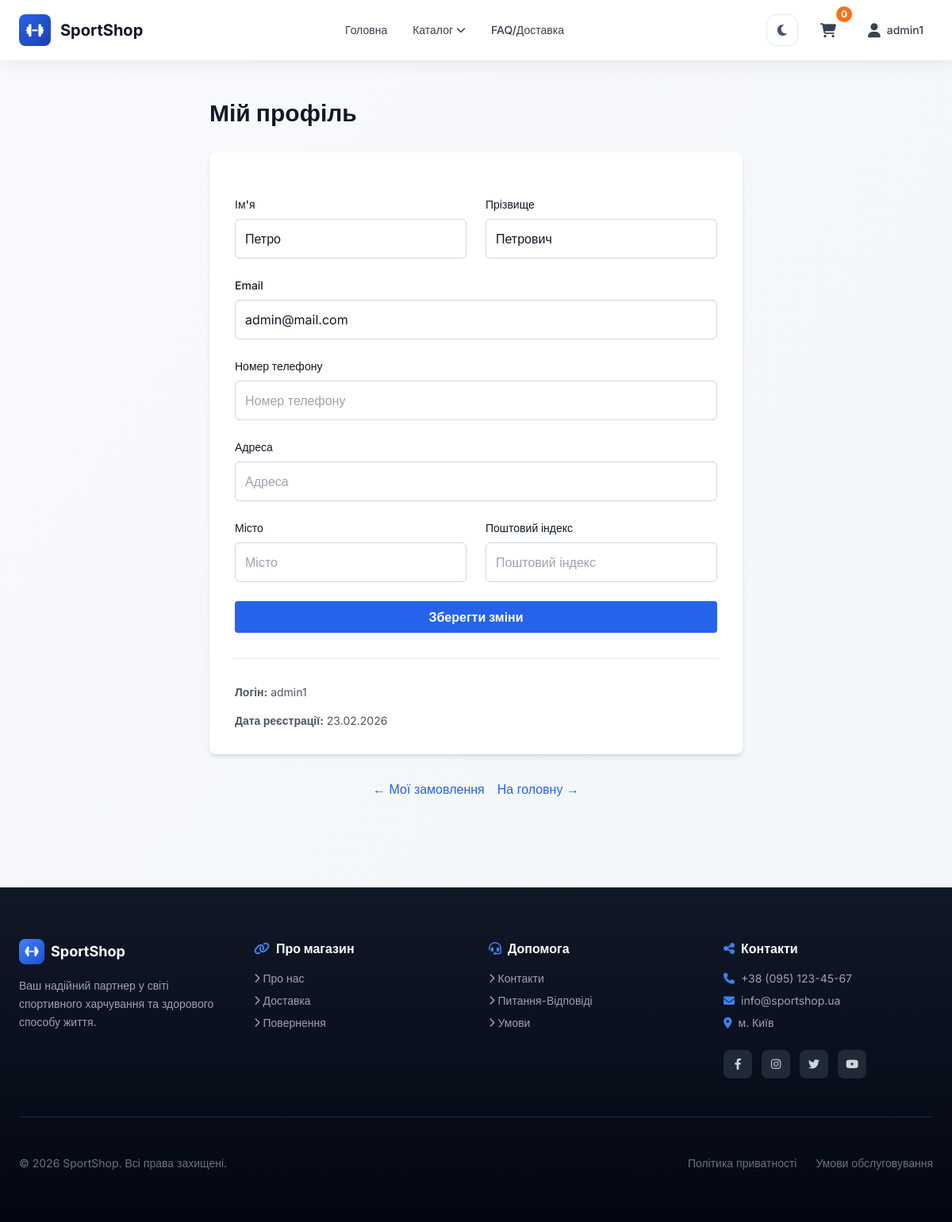
/profile/ (signed in), run on an earlier commit of the app's database.
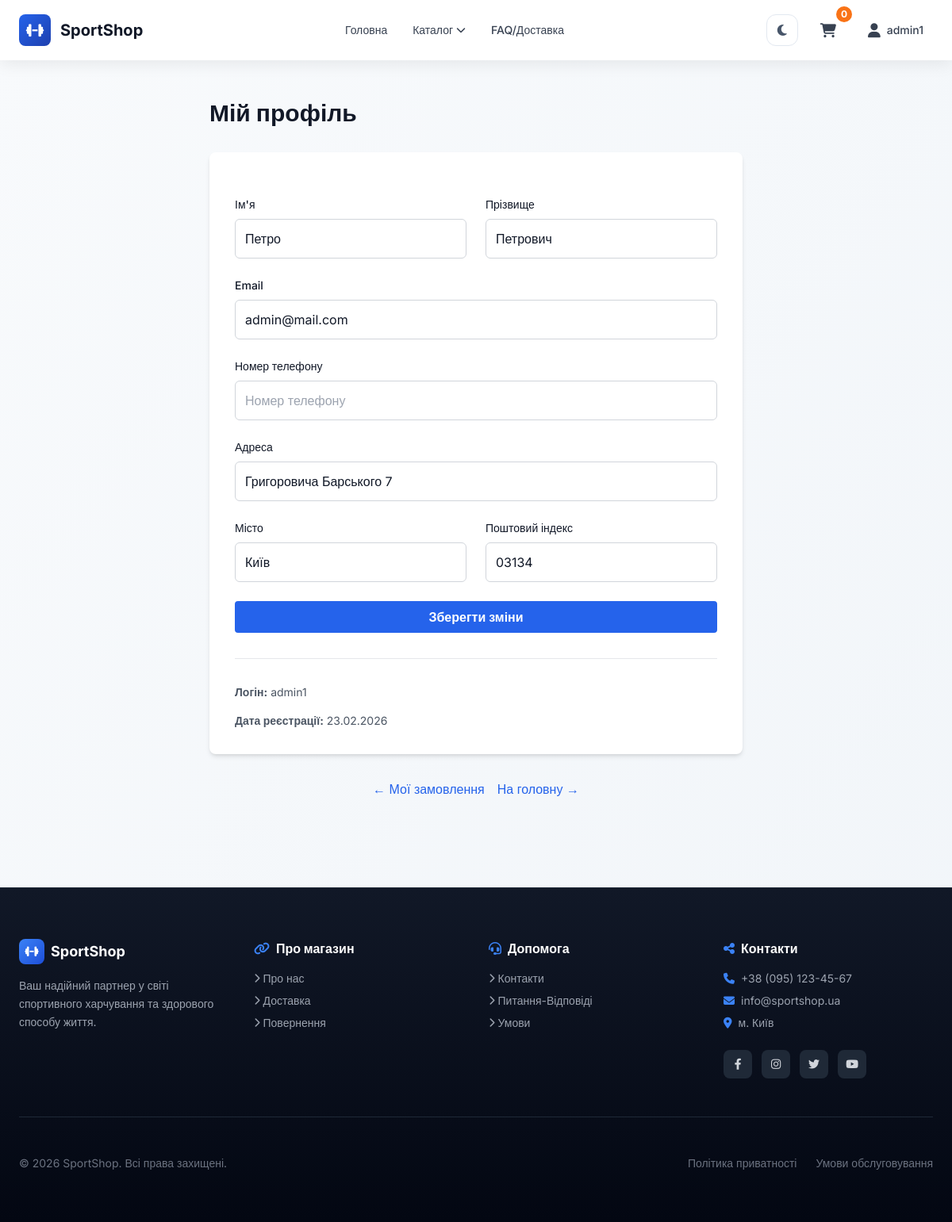
And on a later commit of the database.
### shop/models.py (models this page shows, shortened)
class Customer(models.Model):
    username = models.CharField(max_length=150, unique=True)
    email = models.EmailField(unique=True)
    password = models.CharField(max_length=255)
    first_name = models.CharField(max_length=100, blank=True)
    last_name = models.CharField(max_length=100, blank=True)
    phone = models.CharField(max_length=20, blank=True)
    address = models.CharField(max_length=255, blank=True)
    city = models.CharField(max_length=100, blank=True)
    postal_code = models.CharField(max_length=20, blank=True)
    created_at = models.DateTimeField(auto_now_add=True)
    updated_at = models.DateTimeField(auto_now=True)
    is_active = models.BooleanField(default=True)

### shop/views.py (the view)
# urls.py: path('profile/', views.profile, name='profile'),
def profile(request):
    customer_id = request.session.get('customer_id')
    if not customer_id:
        return redirect('shop:login')
    try:
        customer = Customer.objects.get(id=customer_id)
    except Customer.DoesNotExist:
        return redirect('shop:login')
    if request.method == 'POST':
        form = ProfileForm(request.POST, instance=customer)
        if form.is_valid():
            form.save()
            return render(request, 'shop/profile.html', {
                'form': form,
                'customer': customer,
                'success': 'Профіль успішно оновлений!'
            })
    else:
        form = ProfileForm(instance=customer)
    return render(request, 'shop/profile.html', {
        'form': form,
        'customer': customer
    })

### shop/context_processors.py (called while the page is built)
def cart_count(request):
    cart = request.session.get('cart', {})
    total_count = 0
    for quantity in cart.values():
        try:
            total_count += int(quantity)
        except (TypeError, ValueError):
            continue
    return {'cart_count': total_count}

def global_categories(request):
    categories = Category.objects.filter(parent__isnull=True).prefetch_related('subcategories')
    return {'parent_categories': categories}

def get_catalog_url(request):
    filters = request.session.get('catalog_filters', {})
    url = reverse('shop:catalog')
    if filters:
        url += '?' + urlencode(filters)
    return {'get_catalog_url': url}

### shop/templates/shop/profile.html (shortened to what this page needs)
{% extends 'shop/base.html' %}
{% load static %}
{% block content %}
<div class="profile-page max-w-2xl mx-auto">
    <h1 class="text-3xl font-bold mb-8">Мій профіль</h1>
    <div class="bg-white rounded-lg shadow-md p-8">
        <form method="POST" class="space-y-6">
            <div class="grid grid-cols-1 md:grid-cols-2 gap-6">
                <div>
                    <label for="{{ form.first_name.id_for_label }}" class="block text-sm font-medium mb-2">Ім'я</label>
                    {{ form.first_name }}
                </div>
                <div>
                    <label for="{{ form.last_name.id_for_label }}" class="block text-sm font-medium mb-2">Прізвище</label>
                    {{ form.last_name }}
                </div>
            </div>
            <div>
                <label for="{{ form.email.id_for_label }}" class="block text-sm font-medium mb-2">Email</label>
                {{ form.email }}
            </div>
            <div>
                <label for="{{ form.phone.id_for_label }}" class="block text-sm font-medium mb-2">Номер телефону</label>
                {{ form.phone }}
            </div>
            <div>
                <label for="{{ form.address.id_for_label }}" class="block text-sm font-medium mb-2">Адреса</label>
                {{ form.address }}
            </div>
            <div class="grid grid-cols-1 md:grid-cols-2 gap-6">
                <div>
                    <label for="{{ form.city.id_for_label }}" class="block text-sm font-medium mb-2">Місто</label>
                    {{ form.city }}
                </div>
                <div>
                    <label for="{{ form.postal_code.id_for_label }}" class="block text-sm font-medium mb-2">Поштовий індекс</label>
                    {{ form.postal_code }}
                </div>
            </div>
            <button type="submit" class="w-full bg-blue-600 text-white font-semibold py-2 rounded hover:bg-blue-700 transition">
                Зберегти зміни
            </button>
        </form>
        <div class="mt-8 pt-8 border-t">
            <p class="text-gray-600 text-sm mb-4">
                <strong>Логін:</strong> {{ customer.username }}
            </p>
            <p class="text-gray-600 text-sm">
                <strong>Дата реєстрації:</strong> {{ customer.created_at|date:"d.m.Y" }}
            </p>
        </div>
    </div>
    <div class="mt-8 flex gap-4 justify-center">
        <a href="{% url 'shop:orders' %}" class="text-blue-600 hover:underline">← Мої замовлення</a>
        <a href="{% url 'shop:home' %}" class="text-blue-600 hover:underline">На головну →</a>
    </div>
</div>
{% endblock %}

### shop/templates/shop/base.html (shortened to what this page needs)
{% load static %}
<!DOCTYPE html>
<html lang="uk">
<head>
    <script src="https://cdn.tailwindcss.com"></script>
    <link rel="stylesheet" href="https://cdnjs.cloudflare.com/ajax/libs/font-awesome/6.4.0/css/all.min.css">
    <link rel="stylesheet" href="{% static 'shop/style.css' %}">
</head>
<body class="min-h-screen flex flex-col bg-gradient-to-br from-slate-50 to-slate-100 text-gray-900">
<header class="bg-white header-shadow sticky top-0 z-30 transition-shadow">
    <div class="max-w-7xl mx-auto px-4 sm:px-6 py-3 sm:py-4 flex justify-between items-center">
        <a href="{% url 'shop:home' %}" class="flex items-center gap-3 group">
            <div class="w-10 h-10 bg-gradient-to-br from-blue-600 to-blue-800 rounded-lg flex items-center justify-center text-white font-bold text-lg group-hover:shadow-lg transition-shadow">
                <i class="fas fa-dumbbell"></i>
            </div>
            <span class="text-xl font-bold text-gray-900 hidden sm:inline group-hover:text-blue-600 transition">SportShop</span>
        </a>
        <nav class="hidden md:flex gap-8 text-sm font-medium">
            <a href="{% url 'shop:home' %}" class="text-gray-700 hover:text-blue-600 transition relative group">
                <span>Головна</span>
            </a>
            <div class="text-gray-700 hover:text-blue-600 transition relative group">
                <a href="{% url 'shop:catalog' %}" class="flex items-center gap-1">
                    <span>Каталог</span>
                    <i class="fas fa-chevron-down text-xs group-hover:rotate-180 transition-transform"></i>
                </a>
            </div>
            <a href="{% url 'shop:delivery' %}" class="text-gray-700 hover:text-blue-600 transition relative group">
                <span>FAQ/Доставка</span>
            </a>
        </nav>
        <div class="flex gap-2 sm:gap-4 items-center">
            <button type="button" class="theme-toggle" data-theme-toggle aria-label="Змінити тему" title="Змінити тему">
                <i class="fas fa-moon" data-theme-icon></i>
            </button>
            <a href="{% url 'shop:cart' %}" class="relative group px-3 py-2 rounded-lg hover:bg-gray-100 transition" data-cart-icon>
                <i class="fas fa-shopping-cart text-lg text-gray-700 group-hover:text-blue-600"></i>
                <span data-cart-count class="absolute -top-2 -right-2 bg-orange-500 text-white text-xs font-bold rounded-full w-5 h-5 flex items-center justify-center">{{ cart_count|default:0 }}</span>
            </a>
            {% if request.session.customer_id %}
                <div class="relative">
                    <button class="dropdown-toggle flex items-center gap-2 px-3 py-2 rounded-lg hover:bg-gray-100 transition text-gray-700 hover:text-blue-600" title="Профіль">
                        <i class="fas fa-user text-lg"></i>
                        <span class="hidden sm:inline text-sm font-medium">{{ request.session.customer_username }}</span>
                    </button>
                </div>
            {% endif %}
        </div>
    </div>
</header>
<main class="flex-1 w-full max-w-7xl mx-auto px-4 sm:px-6 py-8 sm:py-12">
    {% block content %}{% endblock %}
</main>
<footer class="bg-gradient-to-b from-gray-900 to-gray-950 text-gray-300 mt-16 border-t border-gray-800">
    <div class="max-w-7xl mx-auto px-4 sm:px-6 py-12 sm:py-16">
        <div class="grid grid-cols-1 sm:grid-cols-2 lg:grid-cols-4 gap-8 mb-12 pb-12 border-b border-gray-800">
            <div class="fade-in-up">
                <div class="flex items-center gap-2 mb-4">
                    <div class="w-8 h-8 bg-gradient-to-br from-blue-500 to-blue-700 rounded-lg flex items-center justify-center text-white font-bold">
                        <i class="fas fa-dumbbell text-sm"></i>
                    </div>
                    <h3 class="font-bold text-white text-lg">SportShop</h3>
                </div>
                <p class="text-sm text-gray-400 leading-relaxed">
                    Ваш надійний партнер у світі спортивного харчування та здорового способу життя.
                </p>
            </div>
            <div class="fade-in-up">
                <h4 class="font-bold text-white mb-4 flex items-center gap-2">
                    <i class="fas fa-link text-blue-500"></i> Про магазин
                </h4>
                <ul class="space-y-2 text-sm">
                    <li><a href="{% url 'shop:delivery' %}" class="text-gray-400 hover:text-blue-400 transition flex items-center gap-1">
                        <i class="fas fa-chevron-right text-xs"></i> Про нас
                    </a></li>
                    <li><a href="{% url 'shop:delivery' %}" class="text-gray-400 hover:text-blue-400 transition flex items-center gap-1">
                        <i class="fas fa-chevron-right text-xs"></i> Доставка
                    </a></li>
                    <li><a href="{% url 'shop:delivery' %}" class="text-gray-400 hover:text-blue-400 transition flex items-center gap-1">
                        <i class="fas fa-chevron-right text-xs"></i> Повернення
                    </a></li>
                </ul>
            </div>
            <div class="fade-in-up">
                <h4 class="font-bold text-white mb-4 flex items-center gap-2">
                    <i class="fas fa-headset text-blue-500"></i> Допомога
                </h4>
                <ul class="space-y-2 text-sm">
                    <li><a href="{% url 'shop:delivery' %}" class="text-gray-400 hover:text-blue-400 transition flex items-center gap-1">
                        <i class="fas fa-chevron-right text-xs"></i> Контакти
                    </a></li>
                    <li><a href="{% url 'shop:delivery' %}" class="text-gray-400 hover:text-blue-400 transition flex items-center gap-1">
                        <i class="fas fa-chevron-right text-xs"></i> Питання-Відповіді
                    </a></li>
                    <li><a href="{% url 'shop:delivery' %}" class="text-gray-400 hover:text-blue-400 transition flex items-center gap-1">
                        <i class="fas fa-chevron-right text-xs"></i> Умови
                    </a></li>
                </ul>
            </div>
            <div class="fade-in-up">
                <h4 class="font-bold text-white mb-4 flex items-center gap-2">
                    <i class="fas fa-share-nodes text-blue-500"></i> Контакти
                </h4>
                <ul class="space-y-2 text-sm mb-6">
                    <li class="flex items-center gap-2 text-gray-400">
                        <i class="fas fa-phone text-blue-500"></i> +38 (095) 123-45-67
                    </li>
                    <li class="flex items-center gap-2 text-gray-400">
                        <i class="fas fa-envelope text-blue-500"></i> info@sportshop.ua
                    </li>
                    <li class="flex items-center gap-2 text-gray-400">
                        <i class="fas fa-map-marker-alt text-blue-500"></i> м. Київ
                    </li>
                </ul>
                <div class="flex gap-3">
                    <a href="#" class="w-9 h-9 rounded-lg bg-gray-800 hover:bg-blue-600 flex items-center justify-center transition transform hover:scale-110" title="Facebook">
                        <i class="fab fa-facebook-f text-sm"></i>
                    </a>
                    <a href="#" class="w-9 h-9 rounded-lg bg-gray-800 hover:bg-pink-600 flex items-center justify-center transition transform hover:scale-110" title="Instagram">
                        <i class="fab fa-instagram text-sm"></i>
                    </a>
                    <a href="#" class="w-9 h-9 rounded-lg bg-gray-800 hover:bg-blue-500 flex items-center justify-center transition transform hover:scale-110" title="Twitter">
                        <i class="fab fa-twitter text-sm"></i>
                    </a>
                    <a href="#" class="w-9 h-9 rounded-lg bg-gray-800 hover:bg-red-600 flex items-center justify-center transition transform hover:scale-110" title="YouTube">
                        <i class="fab fa-youtube text-sm"></i>
                    </a>
                </div>
            </div>
        </div>
        <div class="flex flex-col sm:flex-row justify-between items-center gap-4">
            <p class="text-sm text-gray-500">© 2026 SportShop. Всі права захищені.</p>
            <div class="flex gap-6 text-sm text-gray-500">
                <a href="#" class="hover:text-blue-400 transition">Політика приватності</a>
                <a href="#" class="hover:text-blue-400 transition">Умови обслуговування</a>
            </div>
        </div>
    </div>
</footer>
</body>
</html>

### shop/static/shop/style.css (style rules this page uses)
.theme-toggle { width: 40px; height: 40px; border-radius: 0.75rem; border: 1px solid #e2e8f0; background: #ffffff; color: #475569; display: inline-flex; align-items: center; justify-content: center; transition: all 0.2s ease; }
body { font-family: 'Inter', sans-serif; }
.header-shadow { box-shadow: 0 4px 20px rgba(0, 0, 0, 0.08); }
.profile-page input[type="text"], .profile-page input[type="email"] { width: 100%; padding: 0.75rem; border: 1px solid #d1d5db; border-radius: 0.375rem; font-size: 1rem; }

What changed in the data, as far as the page shows it:
changed Customer "admin1": address (not shown) → "Григоровича Барського 7"; city (not shown) → "Київ"; postal_code (not shown) → "03134"
